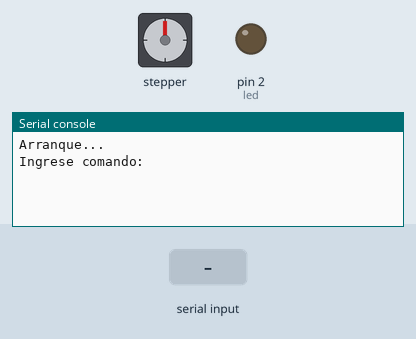
Recording of a program running on a simulated MicroPython board. On the bench: stepper motor, output pins drawn as LEDs (lit = HIGH), the last lines printed to the serial console. Inputs (shaded band) come from the test bench. The stepper is drawn at 2048 steps a turn; threads take turns every 2 ms; pins used as bus, display or sensor lines are not drawn.

Above: at 4.2 s.
4.3 s: "a" typed at the serial console, then Enter
At 5.5 s:
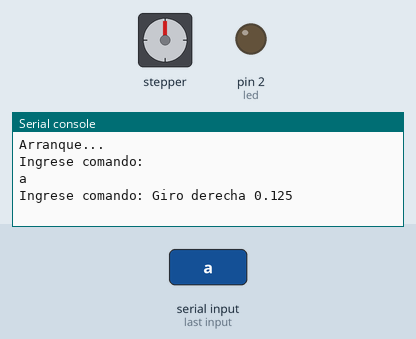
6.4 s: "b" typed at the serial console, then Enter
At 7.1 s:
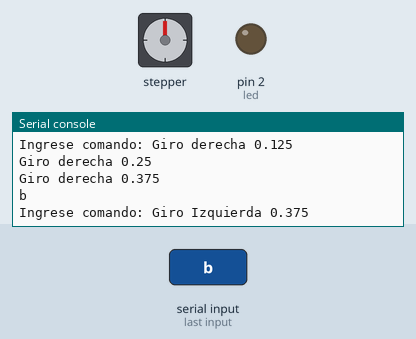
8.0 s: "c" typed at the serial console, then Enter
At 8.9 s:
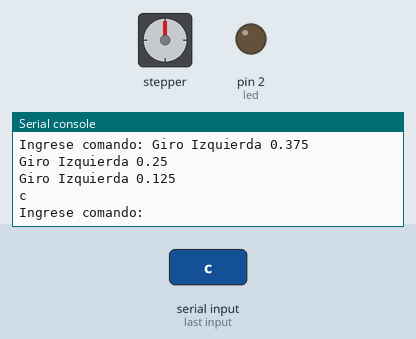

The program:

paso_paso.py
```python
from machine import Pin
import time
import _thread

# Definición de pines para las bobinas del motor
motor_pins = (12,14,27,26)
bobinas = list()
for i in range(4):
    bobinas.append(Pin(motor_pins[i], Pin.OUT))

led = Pin(2, Pin.OUT)

# Secuencia del motor paso a paso
pasos =(int('C',16), int('6',16),int('3',16),int('9',16))

# Variables globales
i = 0  # Puntero del vector
der = False
izq = False
contador_pasos = 0
giros = 0.0
lock = _thread.allocate_lock()

def sacar_datos(datos):
    for i in range(4):
        bit = (datos>>i) & 0x01
        bobinas[i].value(bit)


def motor_paso_der():
    global i, der, contador_pasos, giros
    while True:
        if der:
            lock.acquire()
            i += 1
            if i == 4:
                i = 0
            contador_pasos += 1
            sacar_datos(pasos[i])
            if (contador_pasos%64 == 0):
                giros = contador_pasos/ (64*8)
                print(f"Giro derecha {giros}")
            lock.release()
            time.sleep(0.01)

def motor_paso_izq():
    global i, izq, contador_pasos, giros
    while True:
        if izq:
            lock.acquire()
            i -= 1
            if i == -1:
                i = 3
            sacar_datos(pasos[i])
            contador_pasos -= 1
            if (contador_pasos%64 == 0):
                giros = contador_pasos/ (64*8)
                print(f"Giro Izquierda {giros}")
            lock.release()
            time.sleep(0.01)

def recibir_datos():
    global der, izq
    while True:
        c = input("Ingrese comando: ")
        if c == 'a':
            der = True
            izq = False
        elif c == 'b':
            der = False
            izq = True
        elif c == 'c':
            der = False
            izq = False
        else:
            der = False
            izq = False
        time.sleep(0.1)


sacar_datos(10)
time.sleep(3)
# Inicio de hilos
_thread.start_new_thread(motor_paso_der, ())
_thread.start_new_thread(motor_paso_izq, ())
_thread.start_new_thread(recibir_datos, ())

print("Arranque...")
while True:
    led = 1
    time.sleep(0.5)
    led = 0
    time.sleep(0.5)
    
```

Measured:
- after the input at 4.3 s, the serial console: prints a new line at once (image 1)
- after the input at 6.4 s, the serial console: prints a new line at once (image 2)
- after the input at 8.0 s, the serial console: prints a new line at once (image 3)
